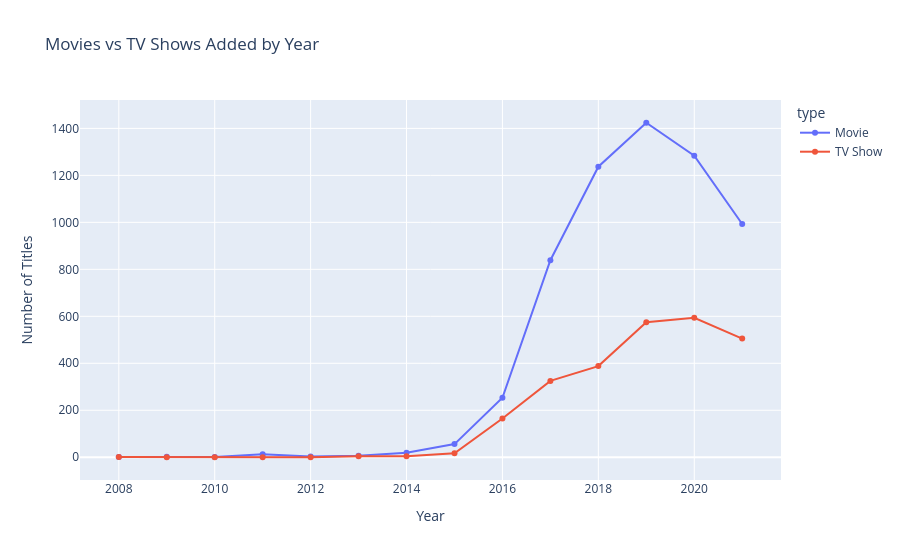

Here is the notebook cell this chart was saved with:
### Code cell
fig = px.line(
    type_year,
    x=type_year.index,
    y=type_year.columns,
    markers=True,
    title='Movies vs TV Shows Added by Year',
    labels={
        'value': 'Number of Titles',
        'year_added': 'Year',
        'variable': 'Content Type'
    }
)

fig.show()

### Figure 1 — Plotly figure (JSON) as saved in the notebook; plotly's stock layout.template omitted (floating-point values rounded to 4 significant figures)
{"data": [{"hovertemplate": "type=Movie<br>Year=%{x}<br>Number of Titles=%{y}<extra></extra>", "legendgroup": "Movie", "line": {"color": "#636efa", "dash": "solid"}, "marker": {"symbol": "circle"}, "mode": "lines+markers", "name": "Movie", "orientation": "v", "showlegend": true, "type": "scatter", "x": [2008.0, 2009.0, 2010.0, 2011.0, 2012.0, 2013.0, 2014.0, 2015.0, 2016.0, 2017.0, 2018.0, 2019.0, 2020.0, 2021.0], "xaxis": "x", "y": [1, 2, 1, 13, 3, 6, 19, 56, 253, 839, 1237, 1424, 1284, 993], "yaxis": "y"}, {"hovertemplate": "type=TV Show<br>Year=%{x}<br>Number of Titles=%{y}<extra></extra>", "legendgroup": "TV Show", "line": {"color": "#EF553B", "dash": "solid"}, "marker": {"symbol": "circle"}, "mode": "lines+markers", "name": "TV Show", "orientation": "v", "showlegend": true, "type": "scatter", "x": [2008.0, 2009.0, 2010.0, 2011.0, 2012.0, 2013.0, 2014.0, 2015.0, 2016.0, 2017.0, 2018.0, 2019.0, 2020.0, 2021.0], "xaxis": "x", "y": [1, 0, 0, 0, 0, 4, 4, 17, 165, 325, 388, 575, 594, 505], "yaxis": "y"}], "layout": {"legend": {"title": {"text": "type"}, "tracegroupgap": 0}, "title": {"text": "Movies vs TV Shows Added by Year"}, "xaxis": {"anchor": "y", "domain": [0, 1], "title": {"text": "Year"}}, "yaxis": {"anchor": "x", "domain": [0, 1], "title": {"text": "Number of Titles"}}}}
